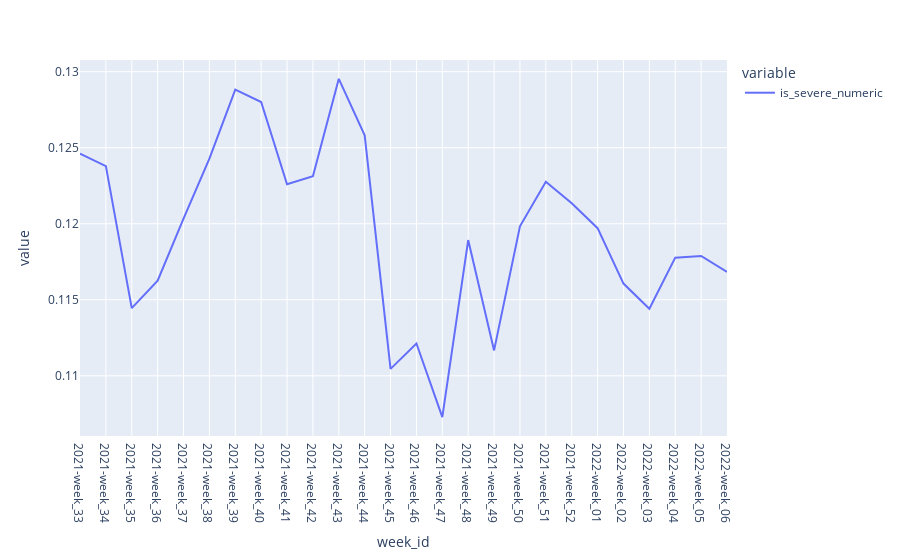

The notebook cell this image was saved under:
### Markdown cell above
A to Q28:

### Code cell
# 28. What is the overall sever defect rate trend over time?
sev_rate = ad_recs_annotated.groupby("week_id")["is_severe_numeric"].value_counts(normalize=True)
sev_rate = sev_rate.drop(0,level=1)
sev_rate.index = sev_rate.index.droplevel(1)
print("It seems as if the overall trend is a mild decrease in the rate of severe defects, yet there are significant variations along the way.")
px.line(sev_rate)

### Figure 1 — Plotly figure (JSON) as saved in the notebook; plotly's stock layout.template omitted (floating-point values rounded to 4 significant figures)
{"data": [{"hovertemplate": "variable=is_severe_numeric<br>week_id=%{x}<br>value=%{y}<extra></extra>", "legendgroup": "is_severe_numeric", "line": {"color": "#636efa", "dash": "solid"}, "marker": {"symbol": "circle"}, "mode": "lines", "name": "is_severe_numeric", "orientation": "v", "showlegend": true, "type": "scatter", "x": ["2021-week_33", "2021-week_34", "2021-week_35", "2021-week_36", "2021-week_37", "2021-week_38", "2021-week_39", "2021-week_40", "2021-week_41", "2021-week_42", "2021-week_43", "2021-week_44", "2021-week_45", "2021-week_46", "2021-week_47", "2021-week_48", "2021-week_49", "2021-week_50", "2021-week_51", "2021-week_52", "2022-week_01", "2022-week_02", "2022-week_03", "2022-week_04", "2022-week_05", "2022-week_06"], "xaxis": "x", "y": [0.1246, 0.1238, 0.1145, 0.1163, 0.1203, 0.1243, 0.1288, 0.128, 0.1226, 0.1231, 0.1295, 0.1258, 0.1105, 0.1121, 0.1073, 0.1189, 0.1117, 0.1198, 0.1228, 0.1213, 0.1197, 0.1161, 0.1144, 0.1178, 0.1179, 0.1168], "yaxis": "y"}], "layout": {"autosize": true, "legend": {"title": {"text": "variable"}, "tracegroupgap": 0}, "margin": {"t": 60}, "xaxis": {"anchor": "y", "autorange": true, "domain": [0, 1], "range": [0, 25], "title": {"text": "week_id"}, "type": "category"}, "yaxis": {"anchor": "x", "autorange": true, "domain": [0, 1], "range": [0.106, 0.1308], "title": {"text": "value"}, "type": "linear"}}}
